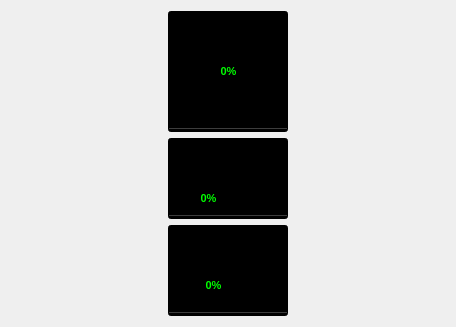
    <widget class="QWidget" name="layoutWidget">
     <property name="geometry">
      <rect>
       <x>20</x>
       <y>20</y>
       <width>438</width>
       <height>309</height>
      </rect>
     </property>
     <layout class="QHBoxLayout" name="horizontalLayout_8">
      <item>
       <widget class="LTankWidget" name="LTank" native="true">
        <property name="minimumSize">
         <size>
          <width>151</width>
          <height>151</height>
         </size>
        </property>
        <property name="maximumSize">
         <size>
          <width>151</width>
          <height>151</height>
         </size>
        </property>
       </widget>
      </item>
      <item>
       <layout class="QVBoxLayout" name="verticalLayout">
        <item>
         <widget class="QProgressBar" name="TankFWD">
          <property name="minimumSize">
           <size>
            <width>120</width>
            <height>121</height>
           </size>
          </property>
          <property name="maximumSize">
           <size>
            <width>120</width>
            <height>121</height>
           </size>
          </property>
          <property name="palette">
           <palette>
            <active>
             <colorrole role="WindowText">
              <brush brushstyle="SolidPattern">
               <color alpha="255">
                <red>0</red>
                <green>255</green>
                <blue>0</blue>
               </color>
              </brush>
             </colorrole>
             <colorrole role="Button">
              <brush brushstyle="SolidPattern">
               <color alpha="255">
                <red>0</red>
                <green>0</green>
                <blue>0</blue>
               </color>
              </brush>
             </colorrole>
             <colorrole role="Text">
              <brush brushstyle="SolidPattern">
               <color alpha="255">
                <red>0</red>
                <green>255</green>
                <blue>0</blue>
               </color>
              </brush>
             </colorrole>
             <colorrole role="ButtonText">
              <brush brushstyle="SolidPattern">
               <color alpha="255">
                <red>0</red>
                <green>255</green>
                <blue>0</blue>
               </color>
              </brush>
             </colorrole>
             <colorrole role="Base">
              <brush brushstyle="SolidPattern">
               <color alpha="255">
                <red>0</red>
                <green>0</green>
                <blue>0</blue>
               </color>
              </brush>
             </colorrole>
             <colorrole role="Window">
              <brush brushstyle="SolidPattern">
               <color alpha="255">
                <red>0</red>
                <green>0</green>
                <blue>0</blue>
               </color>
              </brush>
             </colorrole>
             <colorrole role="Highlight">
              <brush brushstyle="SolidPattern">
               <color alpha="255">
                <red>85</red>
                <green>85</green>
                <blue>85</blue>
               </color>
              </brush>
             </colorrole>
             <colorrole role="PlaceholderText">
              <brush brushstyle="NoBrush">
               <color alpha="128">
                <red>0</red>
                <green>255</green>
                <blue>0</blue>
               </color>
              </brush>
             </colorrole>
            </active>
            <inactive>
             <colorrole role="WindowText">
              <brush brushstyle="SolidPattern">
               <color alpha="255">
                <red>0</red>
                <green>255</green>
                <blue>0</blue>
               </color>
              </brush>
             </colorrole>
             <colorrole role="Button">
              <brush brushstyle="SolidPattern">
               <color alpha="255">
                <red>0</red>
                <green>0</green>
                <blue>0</blue>
               </color>
              </brush>
             </colorrole>
             <colorrole role="Text">
              <brush brushstyle="SolidPattern">
               <color alpha="255">
                <red>0</red>
                <green>255</green>
                <blue>0</blue>
               </color>
              </brush>
             </colorrole>
             <colorrole role="ButtonText">
              <brush brushstyle="SolidPattern">
               <color alpha="255">
                <red>0</red>
                <green>255</green>
                <blue>0</blue>
               </color>
              </brush>
             </colorrole>
             <colorrole role="Base">
              <brush brushstyle="SolidPattern">
               <color alpha="255">
                <red>0</red>
                <green>0</green>
                <blue>0</blue>
               </color>
              </brush>
             </colorrole>
             <colorrole role="Window">
              <brush brushstyle="SolidPattern">
               <color alpha="255">
                <red>0</red>
                <green>0</green>
                <blue>0</blue>
               </color>
              </brush>
             </colorrole>
             <colorrole role="Highlight">
              <brush brushstyle="SolidPattern">
               <color alpha="255">
                <red>85</red>
                <green>85</green>
                <blue>85</blue>
               </color>
              </brush>
             </colorrole>
             <colorrole role="PlaceholderText">
              <brush brushstyle="NoBrush">
               <color alpha="128">
                <red>0</red>
                <green>255</green>
                <blue>0</blue>
               </color>
              </brush>
             </colorrole>
            </inactive>
            <disabled>
             <colorrole role="WindowText">
              <brush brushstyle="SolidPattern">
               <color alpha="255">
                <red>0</red>
                <green>255</green>
                <blue>0</blue>
               </color>
              </brush>
             </colorrole>
             <colorrole role="Button">
              <brush brushstyle="SolidPattern">
               <color alpha="255">
                <red>0</red>
                <green>0</green>
                <blue>0</blue>
               </color>
              </brush>
             </colorrole>
             <colorrole role="Text">
              <brush brushstyle="SolidPattern">
               <color alpha="255">
                <red>0</red>
                <green>255</green>
                <blue>0</blue>
               </color>
              </brush>
             </colorrole>
             <colorrole role="ButtonText">
              <brush brushstyle="SolidPattern">
               <color alpha="255">
                <red>0</red>
                <green>255</green>
                <blue>0</blue>
               </color>
              </brush>
             </colorrole>
             <colorrole role="Base">
              <brush brushstyle="SolidPattern">
               <color alpha="255">
                <red>0</red>
                <green>0</green>
                <blue>0</blue>
               </color>
              </brush>
             </colorrole>
             <colorrole role="Window">
              <brush brushstyle="SolidPattern">
               <color alpha="255">
                <red>0</red>
                <green>0</green>
                <blue>0</blue>
               </color>
              </brush>
             </colorrole>
             <colorrole role="Highlight">
              <brush brushstyle="SolidPattern">
               <color alpha="255">
                <red>85</red>
                <green>85</green>
                <blue>85</blue>
               </color>
              </brush>
             </colorrole>
             <colorrole role="PlaceholderText">
              <brush brushstyle="NoBrush">
               <color alpha="128">
                <red>0</red>
                <green>255</green>
                <blue>0</blue>
               </color>
              </brush>
             </colorrole>
            </disabled>
           </palette>
          </property>
          <property name="styleSheet">
           <string notr="true">color: rgb(0, 255, 0);
font: bold;
font-size: 11px;</string>
          </property>
          <property name="maximum">
           <number>100</number>
          </property>
          <property name="value">
           <number>0</number>
          </property>
          <property name="alignment">
           <set>Qt::AlignJustify|Qt::AlignVCenter</set>
          </property>
          <property name="textVisible">
           <bool>true</bool>
          </property>
          <property name="orientation">
           <enum>Qt::Vertical</enum>
          </property>
         </widget>
        </item>
        <item>
         <widget class="QProgressBar" name="TankMID">
          <property name="minimumSize">
           <size>
            <width>120</width>
            <height>81</height>
           </size>
          </property>
          <property name="maximumSize">
           <size>
            <width>120</width>
            <height>81</height>
           </size>
          </property>
          <property name="palette">
           <palette>
            <active>
             <colorrole role="WindowText">
              <brush brushstyle="SolidPattern">
               <color alpha="255">
                <red>0</red>
                <green>255</green>
                <blue>0</blue>
               </color>
              </brush>
             </colorrole>
             <colorrole role="Button">
              <brush brushstyle="SolidPattern">
               <color alpha="255">
                <red>0</red>
                <green>0</green>
                <blue>0</blue>
               </color>
              </brush>
             </colorrole>
             <colorrole role="Text">
              <brush brushstyle="SolidPattern">
               <color alpha="255">
                <red>0</red>
                <green>255</green>
                <blue>0</blue>
               </color>
              </brush>
             </colorrole>
             <colorrole role="ButtonText">
              <brush brushstyle="SolidPattern">
               <color alpha="255">
                <red>0</red>
                <green>255</green>
                <blue>0</blue>
               </color>
              </brush>
             </colorrole>
             <colorrole role="Base">
              <brush brushstyle="SolidPattern">
               <color alpha="255">
                <red>0</red>
                <green>0</green>
                <blue>0</blue>
               </color>
              </brush>
             </colorrole>
             <colorrole role="Window">
              <brush brushstyle="SolidPattern">
               <color alpha="255">
                <red>0</red>
                <green>0</green>
                <blue>0</blue>
               </color>
              </brush>
             </colorrole>
             <colorrole role="Highlight">
              <brush brushstyle="SolidPattern">
               <color alpha="255">
                <red>85</red>
                <green>85</green>
                <blue>85</blue>
               </color>
              </brush>
             </colorrole>
             <colorrole role="PlaceholderText">
              <brush brushstyle="NoBrush">
               <color alpha="128">
                <red>0</red>
                <green>255</green>
                <blue>0</blue>
               </color>
              </brush>
             </colorrole>
            </active>
            <inactive>
             <colorrole role="WindowText">
              <brush brushstyle="SolidPattern">
               <color alpha="255">
                <red>0</red>
                <green>255</green>
                <blue>0</blue>
               </color>
              </brush>
             </colorrole>
             <colorrole role="Button">
              <brush brushstyle="SolidPattern">
               <color alpha="255">
                <red>0</red>
                <green>0</green>
                <blue>0</blue>
               </color>
              </brush>
             </colorrole>
             <colorrole role="Text">
              <brush brushstyle="SolidPattern">
               <color alpha="255">
                <red>0</red>
                <green>255</green>
                <blue>0</blue>
               </color>
              </brush>
             </colorrole>
             <colorrole role="ButtonText">
              <brush brushstyle="SolidPattern">
               <color alpha="255">
                <red>0</red>
                <green>255</green>
                <blue>0</blue>
               </color>
              </brush>
             </colorrole>
             <colorrole role="Base">
              <brush brushstyle="SolidPattern">
               <color alpha="255">
                <red>0</red>
                <green>0</green>
                <blue>0</blue>
               </color>
              </brush>
             </colorrole>
             <colorrole role="Window">
              <brush brushstyle="SolidPattern">
               <color alpha="255">
                <red>0</red>
                <green>0</green>
                <blue>0</blue>
               </color>
              </brush>
             </colorrole>
             <colorrole role="Highlight">
              <brush brushstyle="SolidPattern">
               <color alpha="255">
                <red>85</red>
                <green>85</green>
                <blue>85</blue>
               </color>
              </brush>
             </colorrole>
             <colorrole role="PlaceholderText">
              <brush brushstyle="NoBrush">
               <color alpha="128">
                <red>0</red>
                <green>255</green>
                <blue>0</blue>
               </color>
              </brush>
             </colorrole>
            </inactive>
            <disabled>
             <colorrole role="WindowText">
              <brush brushstyle="SolidPattern">
               <color alpha="255">
                <red>0</red>
                <green>255</green>
                <blue>0</blue>
               </color>
              </brush>
             </colorrole>
             <colorrole role="Button">
              <brush brushstyle="SolidPattern">
               <color alpha="255">
                <red>0</red>
                <green>0</green>
                <blue>0</blue>
               </color>
              </brush>
             </colorrole>
             <colorrole role="Text">
              <brush brushstyle="SolidPattern">
               <color alpha="255">
                <red>0</red>
                <green>255</green>
                <blue>0</blue>
               </color>
              </brush>
             </colorrole>
             <colorrole role="ButtonText">
              <brush brushstyle="SolidPattern">
               <color alpha="255">
                <red>0</red>
                <green>255</green>
                <blue>0</blue>
               </color>
              </brush>
             </colorrole>
             <colorrole role="Base">
              <brush brushstyle="SolidPattern">
               <color alpha="255">
                <red>0</red>
                <green>0</green>
                <blue>0</blue>
               </color>
              </brush>
             </colorrole>
             <colorrole role="Window">
              <brush brushstyle="SolidPattern">
               <color alpha="255">
                <red>0</red>
                <green>0</green>
                <blue>0</blue>
               </color>
              </brush>
             </colorrole>
             <colorrole role="Highlight">
              <brush brushstyle="SolidPattern">
               <color alpha="255">
                <red>85</red>
                <green>85</green>
                <blue>85</blue>
               </color>
              </brush>
             </colorrole>
             <colorrole role="PlaceholderText">
              <brush brushstyle="NoBrush">
               <color alpha="128">
                <red>0</red>
                <green>255</green>
                <blue>0</blue>
               </color>
              </brush>
             </colorrole>
            </disabled>
           </palette>
          </property>
          <property name="styleSheet">
           <string notr="true">color: rgb(0, 255, 0);
font: bold;
font-size: 11px;</string>
          </property>
          <property name="maximum">
           <number>100</number>
          </property>
          <property name="value">
           <number>0</number>
          </property>
          <property name="alignment">
           <set>Qt::AlignJustify|Qt::AlignVCenter</set>
          </property>
          <property name="textVisible">
           <bool>true</bool>
          </property>
          <property name="orientation">
           <enum>Qt::Vertical</enum>
          </property>
         </widget>
        </item>
        <item>
         <widget class="QProgressBar" name="TankREAR">
          <property name="minimumSize">
           <size>
            <width>120</width>
            <height>91</height>
           </size>
          </property>
          <property name="maximumSize">
           <size>
            <width>120</width>
            <height>91</height>
           </size>
          </property>
          <property name="palette">
           <palette>
            <active>
             <colorrole role="WindowText">
              <brush brushstyle="SolidPattern">
               <color alpha="255">
                <red>0</red>
                <green>255</green>
                <blue>0</blue>
               </color>
              </brush>
             </colorrole>
             <colorrole role="Button">
              <brush brushstyle="SolidPattern">
               <color alpha="255">
                <red>0</red>
                <green>0</green>
                <blue>0</blue>
               </color>
              </brush>
             </colorrole>
             <colorrole role="Text">
              <brush brushstyle="SolidPattern">
               <color alpha="255">
                <red>0</red>
                <green>255</green>
                <blue>0</blue>
               </color>
              </brush>
             </colorrole>
             <colorrole role="ButtonText">
              <brush brushstyle="SolidPattern">
               <color alpha="255">
                <red>0</red>
                <green>255</green>
                <blue>0</blue>
               </color>
              </brush>
             </colorrole>
             <colorrole role="Base">
              <brush brushstyle="SolidPattern">
               <color alpha="255">
                <red>0</red>
                <green>0</green>
                <blue>0</blue>
               </color>
              </brush>
             </colorrole>
             <colorrole role="Window">
              <brush brushstyle="SolidPattern">
               <color alpha="255">
                <red>0</red>
                <green>0</green>
                <blue>0</blue>
               </color>
              </brush>
             </colorrole>
             <colorrole role="Highlight">
              <brush brushstyle="SolidPattern">
               <color alpha="255">
                <red>85</red>
                <green>85</green>
                <blue>85</blue>
               </color>
              </brush>
             </colorrole>
             <colorrole role="PlaceholderText">
              <brush brushstyle="NoBrush">
               <color alpha="128">
                <red>0</red>
                <green>255</green>
                <blue>0</blue>
               </color>
              </brush>
             </colorrole>
            </active>
            <inactive>
             <colorrole role="WindowText">
              <brush brushstyle="SolidPattern">
               <color alpha="255">
                <red>0</red>
                <green>255</green>
                <blue>0</blue>
               </color>
              </brush>
             </colorrole>
             <colorrole role="Button">
              <brush brushstyle="SolidPattern">
               <color alpha="255">
                <red>0</red>
                <green>0</green>
                <blue>0</blue>
               </color>
              </brush>
             </colorrole>
             <colorrole role="Text">
              <brush brushstyle="SolidPattern">
               <color alpha="255">
                <red>0</red>
                <green>255</green>
                <blue>0</blue>
               </color>
              </brush>
             </colorrole>
             <colorrole role="ButtonText">
              <brush brushstyle="SolidPattern">
               <color alpha="255">
                <red>0</red>
                <green>255</green>
                <blue>0</blue>
               </color>
              </brush>
             </colorrole>
             <colorrole role="Base">
              <brush brushstyle="SolidPattern">
               <color alpha="255">
                <red>0</red>
                <green>0</green>
                <blue>0</blue>
               </color>
              </brush>
             </colorrole>
             <colorrole role="Window">
              <brush brushstyle="SolidPattern">
               <color alpha="255">
                <red>0</red>
                <green>0</green>
                <blue>0</blue>
               </color>
              </brush>
             </colorrole>
             <colorrole role="Highlight">
              <brush brushstyle="SolidPattern">
               <color alpha="255">
                <red>85</red>
                <green>85</green>
                <blue>85</blue>
               </color>
              </brush>
             </colorrole>
             <colorrole role="PlaceholderText">
              <brush brushstyle="NoBrush">
               <color alpha="128">
                <red>0</red>
                <green>255</green>
                <blue>0</blue>
               </color>
              </brush>
             </colorrole>
            </inactive>
            <disabled>
             <colorrole role="WindowText">
              <brush brushstyle="SolidPattern">
               <color alpha="255">
                <red>0</red>
                <green>255</green>
                <blue>0</blue>
               </color>
              </brush>
             </colorrole>
             <colorrole role="Button">
              <brush brushstyle="SolidPattern">
               <color alpha="255">
                <red>0</red>
                <green>0</green>
                <blue>0</blue>
               </color>
              </brush>
             </colorrole>
             <colorrole role="Text">
              <brush brushstyle="SolidPattern">
               <color alpha="255">
                <red>0</red>
                <green>255</green>
                <blue>0</blue>
               </color>
              </brush>
             </colorrole>
             <colorrole role="ButtonText">
              <brush brushstyle="SolidPattern">
               <color alpha="255">
                <red>0</red>
                <green>255</green>
                <blue>0</blue>
               </color>
              </brush>
             </colorrole>
             <colorrole role="Base">
              <brush brushstyle="SolidPattern">
               <color alpha="255">
                <red>0</red>
                <green>0</green>
                <blue>0</blue>
               </color>
              </brush>
             </colorrole>
             <colorrole role="Window">
              <brush brushstyle="SolidPattern">
               <color alpha="255">
                <red>0</red>
                <green>0</green>
                <blue>0</blue>
               </color>
              </brush>
             </colorrole>
             <colorrole role="Highlight">
              <brush brushstyle="SolidPattern">
               <color alpha="255">
                <red>85</red>
                <green>85</green>
                <blue>85</blue>
               </color>
              </brush>
             </colorrole>
             <colorrole role="PlaceholderText">
              <brush brushstyle="NoBrush">
               <color alpha="128">
                <red>0</red>
                <green>255</green>
                <blue>0</blue>
               </color>
              </brush>
             </colorrole>
            </disabled>
           </palette>
          </property>
          <property name="contextMenuPolicy">
           <enum>Qt::DefaultContextMenu</enum>
          </property>
          <property name="acceptDrops">
           <bool>false</bool>
          </property>
          <property name="layoutDirection">
           <enum>Qt::LeftToRight</enum>
          </property>
          <property name="autoFillBackground">
           <bool>false</bool>
          </property>
          <property name="styleSheet">
           <string notr="true">color: rgb(0, 255, 0);
font: bold;
font-size: 11px;</string>
          </property>
          <property name="maximum">
           <number>100</number>
          </property>
          <property name="value">
           <number>0</number>
          </property>
          <property name="alignment">
           <set>Qt::AlignJustify|Qt::AlignVCenter</set>
          </property>
          <property name="textVisible">
           <bool>true</bool>
          </property>
          <property name="orientation">
           <enum>Qt::Vertical</enum>
          </property>
          <property name="textDirection">
           <enum>QProgressBar::BottomToTop</enum>
          </property>
          <property name="format">
           <string>%p%</string>
          </property>
         </widget>
        </item>
       </layout>
      </item>
      <item>
       <widget class="RTankWidget" name="RTank" native="true">
        <property name="minimumSize">
         <size>
          <width>151</width>
          <height>151</height>
         </size>
        </property>
        <property name="maximumSize">
         <size>
          <width>151</width>
          <height>151</height>
         </size>
        </property>
       </widget>
      </item>
     </layout>
    </widget>
